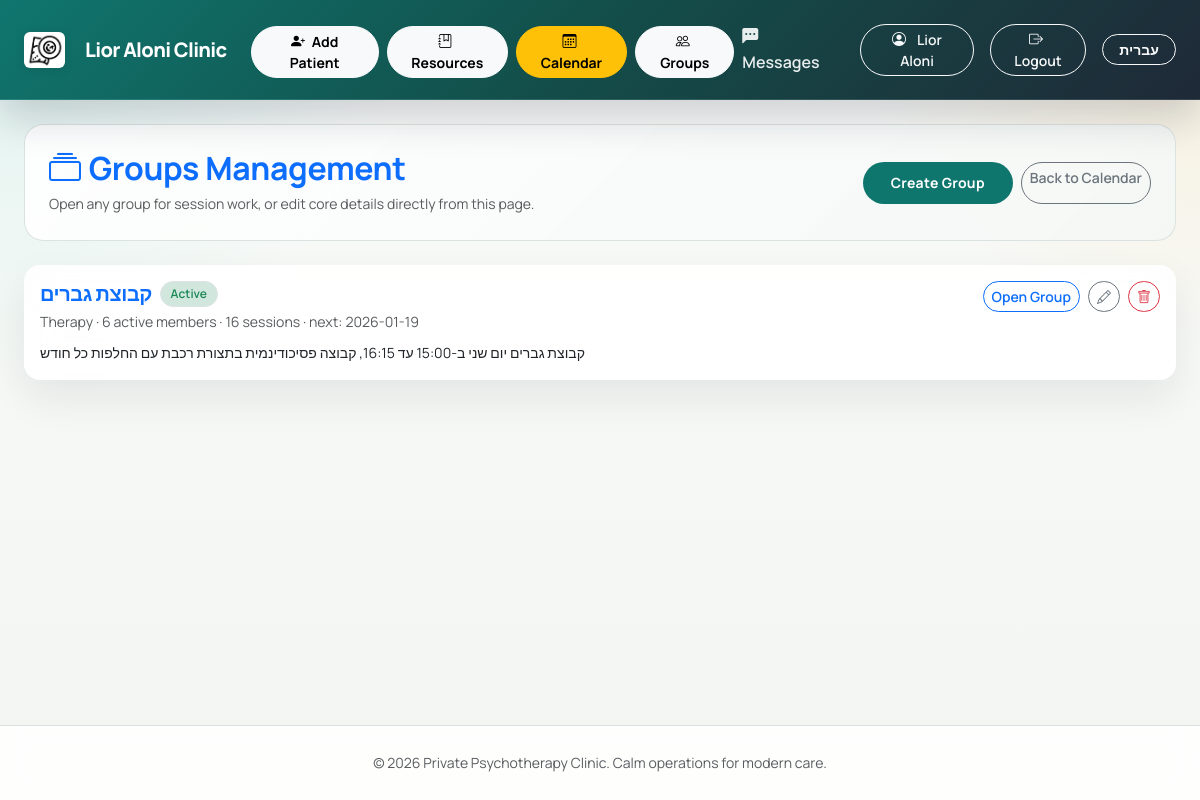
The app's page /groups (signed in) with its own data.
### tables this page shows
CREATE TABLE users (
    id INTEGER PRIMARY KEY AUTOINCREMENT,
    username TEXT NOT NULL UNIQUE,
    display_name TEXT,
    password_hash TEXT NOT NULL,
    role TEXT NOT NULL CHECK(role IN ('admin', 'patient')),
    totp_secret TEXT,
    totp_enabled BOOLEAN DEFAULT 0,
    force_password_change BOOLEAN DEFAULT 0,
    email TEXT,
    phone TEXT,
    id_number TEXT,
    birth_date DATE,
    patient_id INTEGER,
    is_active BOOLEAN DEFAULT 1,
    created_at TIMESTAMP DEFAULT CURRENT_TIMESTAMP,
    FOREIGN KEY (patient_id) REFERENCES patients (id)
);

CREATE TABLE groups (
    id INTEGER PRIMARY KEY AUTOINCREMENT,
    name TEXT NOT NULL,
    group_type TEXT DEFAULT 'support',
    description TEXT,
    is_active BOOLEAN DEFAULT 1,
    created_at TIMESTAMP DEFAULT CURRENT_TIMESTAMP
);

### app.py (the view, shortened to what this page needs)
@app.route('/groups', methods=['GET', 'POST'])
@login_required
def groups_dashboard():
    if current_user.role != 'admin':
        return redirect(url_for('patient_home'))
    db = get_db()
    groups = db.execute('''
        SELECT g.*, COUNT(gm.patient_id) AS member_count,
               (
                 SELECT COUNT(*)
                 FROM group_sessions gs
                 WHERE gs.group_id = g.id
               ) AS session_count,
               (
                 SELECT MIN(gs2.session_date)
                 FROM group_sessions gs2
                 WHERE gs2.group_id = g.id AND COALESCE(gs2.status, 'scheduled') = 'scheduled'
               ) AS next_session_date
        FROM groups g
        LEFT JOIN group_members gm ON gm.group_id = g.id AND gm.left_at IS NULL
        GROUP BY g.id
        ORDER BY g.created_at DESC, g.name ASC
    ''').fetchall()
    return render_template('groups_overview.html', groups=groups)

### templates/groups_overview.html (shortened to what this page needs)
{% extends 'layout.html' %}
{% block content %}
{% set is_he = (lang == 'he') %}
{% macro txt(en, he) -%}
{{ he if is_he else en }}
{%- endmacro %}
{% macro group_type_label(group_type) -%}
{%- if group_type == 'support' -%}{{ txt('Support', 'תמיכה') }}
{%- elif group_type == 'skills' -%}{{ txt('Skills', 'מיומנויות') }}
{%- elif group_type == 'psychoeducation' -%}{{ txt('Psychoeducation', 'פסיכו-חינוך') }}
{%- elif group_type == 'therapy' -%}{{ txt('Therapy', 'טיפול') }}
{%- else -%}{{ group_type or txt('Unknown', 'לא ידוע') }}
{%- endif -%}
{%- endmacro %}
<div class="groups-hero p-3 p-md-4 mb-4 d-flex justify-content-between align-items-center flex-wrap gap-3">
    <div>
        <h2 class="mb-1 text-primary fw-bold group-overview-title"><i class="bi bi-collection me-2"></i>{{ txt('Groups Management', 'ניהול קבוצות') }}</h2>
        <p class="text-muted small mb-0">{{ txt('Open any group for session work, or edit core details directly from this page.', 'פתיחת קבוצה לעבודה על מפגשים או עריכת פרטי הליבה ישירות מהעמוד הזה.') }}</p>
    </div>
    <div class="d-flex gap-2 flex-wrap">
        <button type="button" class="btn btn-primary btn-sm rounded-pill" onclick="toggleCreateGroupPanel()">{{ txt('Create Group', 'יצירת קבוצה') }}</button>
        <a href="{{ url_for('weekly_calendar') }}" class="btn btn-outline-secondary btn-sm rounded-pill">{{ txt('Back to Calendar', 'חזרה ליומן') }}</a>
    </div>
</div>
<div class="d-flex flex-column gap-3">
    {% for group in groups %}
    <div class="card border-0 shadow-sm rounded-4 group-overview-card">
        <div class="card-body">
            <div class="d-flex justify-content-between align-items-start flex-wrap gap-3">
                <div>
                    <div class="d-flex align-items-center gap-2 flex-wrap mb-1">
                        <h5 class="fw-bold mb-0 text-primary">{{ group['name'] }}</h5>
                        <span class="badge rounded-pill {% if group['is_active'] %}bg-success-subtle text-success{% else %}bg-secondary-subtle text-secondary{% endif %} border">
                            {% if group['is_active'] %}{{ txt('Active', 'פעילה') }}{% else %}{{ txt('History', 'היסטוריה') }}{% endif %}
                        </span>
                    </div>
                    <div class="small text-muted group-overview-meta">
                        {{ group_type_label(group['group_type']) }} · {{ group['member_count'] }} {{ txt('active members', 'משתתפים פעילים') }} · {{ group['session_count'] }} {{ txt('sessions', 'מפגשים') }}
                        {% if group['next_session_date'] %} · {{ txt('next', 'הבא') }}: {{ group['next_session_date'] }}{% endif %}
                    </div>
                    {% if group['description'] %}
                    <div class="small mt-2">{{ group['description'] }}</div>
                    {% endif %}
                </div>
                <div class="d-flex gap-2 flex-wrap">
                    <a href="{{ url_for('group_detail', group_id=group['id']) }}" class="btn btn-outline-primary btn-sm rounded-pill">{{ txt('Open Group', 'פתיחת קבוצה') }}</a>
                    <button type="button" class="btn btn-outline-secondary btn-sm rounded-pill" onclick="toggleOverviewEdit({{ group['id'] }})">
                        <i class="bi bi-pencil"></i>
                    </button>
                    <button type="button" class="btn btn-outline-danger btn-sm rounded-pill" onclick="toggleOverviewDelete({{ group['id'] }})">
                        <i class="bi bi-trash"></i>
                    </button>
                </div>
            </div>
        </div>
    </div>
    {% else %}
    <div class="card border-0 shadow-sm rounded-4">
        <div class="card-body text-center text-muted py-5">
            {{ txt('No groups yet. Create your first group.', 'עדיין אין קבוצות. אפשר ליצור את הקבוצה הראשונה.') }}
        </div>
    </div>
    {% endfor %}
</div>
{% endblock %}

### templates/layout.html (shortened to what this page needs)
<!doctype html>
<html lang="{{ lang }}" data-density="{{ ui_density or 'balanced' }}" {% if lang == 'he' %}dir="rtl"{% endif %}>
<head>
    {% if lang == 'he' %}
    <link rel="stylesheet" href="https://cdn.jsdelivr.net/npm/bootstrap@5.3.3/dist/css/bootstrap.rtl.min.css">
    <link href="https://fonts.googleapis.com/css2?family=Heebo:wght@400;500;600;700;800&display=swap" rel="stylesheet">
    <style>
        body, button, input, select, textarea, .btn, .nav-link, .badge, .form-control, .form-select { font-family: 'Heebo', sans-serif !important; }
    </style>
    {% else %}
    <link href="https://cdn.jsdelivr.net/npm/bootstrap@5.3.3/dist/css/bootstrap.min.css" rel="stylesheet">
    {% endif %}
    <link rel="stylesheet" href="https://cdn.jsdelivr.net/npm/bootstrap-icons@1.11.3/font/bootstrap-icons.min.css">
    <link rel="stylesheet" href="{{ url_for('static', filename='style.css') }}">
</head>
<body>
    <nav class="navbar navbar-expand-lg navbar-dark bg-primary mb-4 sticky-top">
        <div class="container-fluid app-container px-3 px-xl-4">
            <a class="navbar-brand d-flex align-items-center" href="{% if current_user.is_authenticated and current_user.role == 'admin' %}{{ url_for('crm_dashboard') }}{% else %}{{ url_for('index') }}{% endif %}">
                <img src="{{ url_for('static', filename='logo.png') }}" alt="logo" style="height:36px;width:auto;object-fit:contain;" class="me-2 rounded">
                <span>{% if lang == 'he' %}ליאור אלוני{% else %}Lior Aloni Clinic{% endif %}</span>
            </a>
            <div class="collapse navbar-collapse" id="navbarNav">
                <ul class="navbar-nav me-auto">
                    {% if current_user.is_authenticated and current_user.role == 'admin' %}
                        <li class="nav-item ms-lg-2">
                            <a class="btn btn-light btn-sm mt-1 fw-bold" href="{{ url_for('add_patient') }}">
                                <i class="bi bi-person-plus-fill me-1"></i> {{ t('Add Patient') }}
                            </a>
                        </li>
                        <li class="nav-item ms-lg-2">
                            <a class="btn btn-light btn-sm mt-1 fw-bold" href="{{ url_for('manage_resources') }}">
                                <i class="bi bi-journal-bookmark me-1"></i> {{ t('Resources') }}
                            </a>
                        </li>
                        <li class="nav-item ms-lg-2">
                            <a class="btn btn-warning btn-sm mt-1 fw-bold" href="{{ url_for('weekly_calendar') }}">
                                <i class="bi bi-calendar3 me-1"></i> Calendar
                            </a>
                        </li>
                        <li class="nav-item ms-lg-2">
                            <a class="btn btn-light btn-sm mt-1 fw-bold" href="{{ url_for('groups_dashboard') }}">
                                <i class="bi bi-people me-1"></i> Groups
                            </a>
                        </li>
                    {% elif current_user.is_authenticated and current_user.role == 'patient' %}
                        <li class="nav-item">
                            <a class="nav-link" href="{{ url_for('weekly_calendar') }}">
                                <i class="bi bi-calendar3 me-1"></i> Calendar
                            </a>
                        </li>
                    {% endif %}
                </ul>
                <ul class="navbar-nav ms-auto align-items-center">
                    {% if current_user.is_authenticated %}
                        <li class="nav-item me-3">
                            <a href="#" class="nav-link text-white small" data-bs-toggle="offcanvas" data-bs-target="#messagesOffcanvas" aria-controls="messagesOffcanvas">
                                <i class="bi bi-chat-left-dots-fill me-1"></i> {{ t('Messages') }}
                            </a>
                        </li>
                        <li class="nav-item me-3">
                            {% if current_user.role == 'admin' %}
                            <a class="btn btn-outline-light btn-sm rounded-pill" href="{{ url_for('admin_profile') }}">
                                <i class="bi bi-person-circle me-1"></i>
                                {{ current_user.display_name or current_user.username }}
                            </a>
                            {% else %}
                            <span class="nav-link text-white-50 small">
                                <i class="bi bi-person-circle me-1"></i> {{ current_user.username }}
                            </span>
                            {% endif %}
                        </li>
                        <li class="nav-item">
                            <a class="btn btn-outline-light btn-sm rounded-pill px-3" href="{{ url_for('logout') }}">
                                <i class="bi bi-box-arrow-right me-1"></i> {{ t('Logout') }}
                            </a>
                        </li>
                    {% else %}
                        <li class="nav-item">
                            <a class="btn btn-outline-light btn-sm rounded-pill px-4" href="{{ url_for('login') }}">{{ t('Login') }}</a>
                        </li>
                    {% endif %}
                    <li class="nav-item ms-3">
                        <a href="{{ url_for('set_lang', lang='he' if lang == 'en' else 'en') }}" class="btn btn-sm btn-outline-light">
                            {% if lang == 'en' %}עברית{% else %}English{% endif %}
                        </a>
                    </li>
                </ul>
            </div>
        </div>
    </nav>
    <main class="container-fluid app-container app-shell mb-5 px-3 px-xl-4">
        {% block content %}{% endblock %}
    </main>
    <footer class="py-4 mt-auto">
        <div class="container-fluid app-container text-center px-3 px-xl-4">
             <span class="text-muted small">© 2026 Private Psychotherapy Clinic. Calm operations for modern care.</span>
        </div>
    </footer>
    <div class="toast-container position-fixed bottom-0 end-0 p-3" id="notificationContainer"></div>
</body>
</html>

### records on screen
users: display_name "Lior Aloni"
groups: name "קבוצת גברים", he "Active Therapy active members sessions next Open Group", member_count "6", session_count "16", next_session_date "2026-01-19", description "קבוצת גברים יום שני ב-15:00 עד 16:15, קבוצה פסיכודינמית בתצורת רכבת עם החלפות כל חודש"

### other values on screen
{{ t('Add Patient') }} "Add Patient"
{{ t('Resources') }} "Resources"
{{ t('Messages') }} "Messages"
{{ t('Logout') }} "Logout"
{{ he if is_he else en }} "Groups Management Open any group for session work, or edit core details directly from this page. Create Group Back to Calendar"
